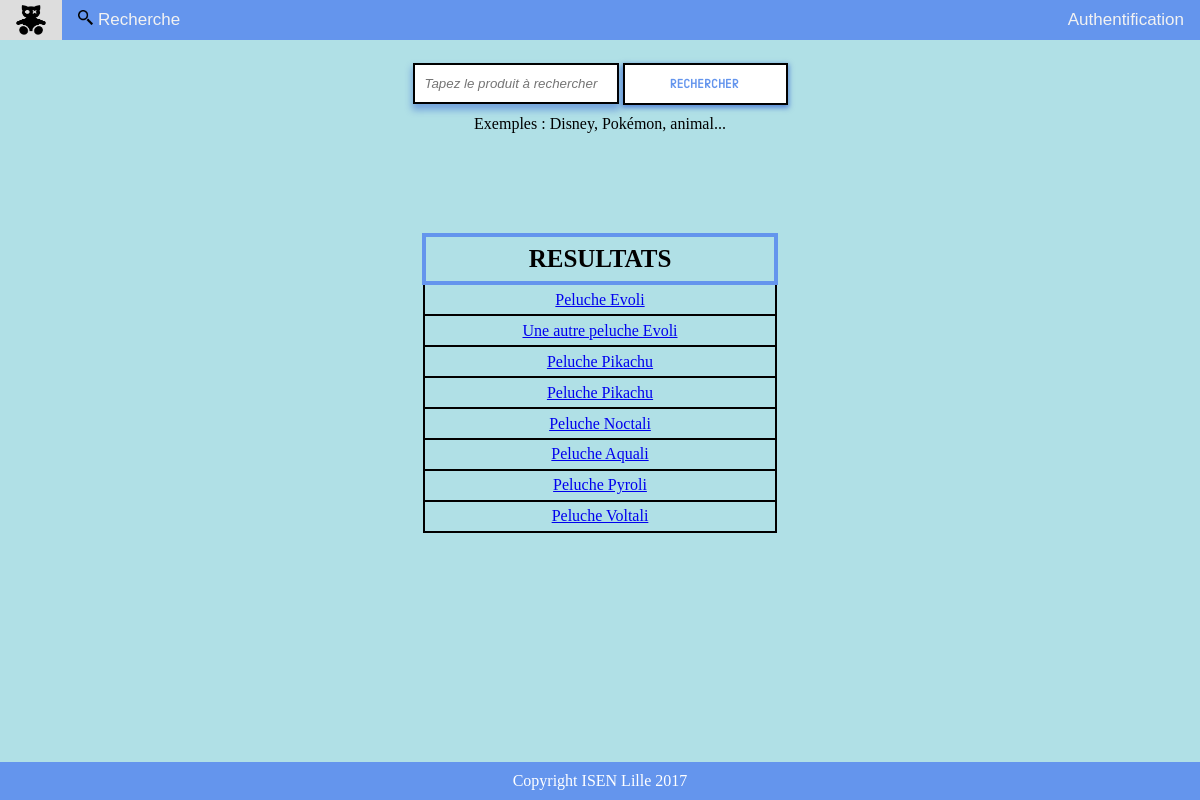
The app's page /page_search/index.php with its own data.
### tables this page shows
CREATE TABLE IF NOT EXISTS `products` (
  `productid` int(11) NOT NULL AUTO_INCREMENT,
  `categorie` varchar(255) NOT NULL,
  `nom_produit` varchar(255) NOT NULL,
  `description` varchar(255) NOT NULL,
  `image` varchar(255) NOT NULL,
  `prix` float NOT NULL,
  PRIMARY KEY (`productid`)
);

### page_search/index.php (called while the page is built)
<?php
require 'model.php';
$reponse_BDD=getResponse();
$contenu_de_la_reponse_de_la_recherche= afficherPeluches($reponse_BDD);
require 'view.php';

### modelStore.php (called while the page is built, shortened)
<?php
	function rechercherToutesLesPeluches()
	{
		try{
			$db = connectDB();
			$sql = 'SELECT * FROM products';
			$query = $db->query($sql);
			return $query;
		}
		catch (PDOException $e){
			echo ('Erreur: ' .$e->getMessage());
		}
	}
?>

### page_search/model.php (the view, shortened to what this page needs)
<?php
require('../modelStore.php');
function getResponse() {
    $reponse="";
    if(empty($reponse)) {
        $reponse = rechercherToutesLesPeluches();
    }
    return $reponse;
}
function afficherPeluches($reponse) {
    if (!empty($reponse)) {
        foreach ($reponse as $row) {
            echo('<tr><td><a href="../page_product/index.php?productid=' . $row['productid'] . '">' . $row['nom_produit'] . '</a></td></tr>');
        }
        return ob_get_clean();
    }
}

### style.css (style rules this page uses)
body { background-color: powderblue; margin-bottom: 90px; }
footer { background-color: cornflowerblue; text-align: center; color: white; margin-top: 50px; padding: 10px; }
td { border: 2px solid black; }

### records on screen
products: nom_produit "Peluche Evoli"
products: nom_produit "Une autre peluche Evoli"
products: nom_produit "Peluche Pikachu"
products: nom_produit "Peluche Pikachu"
products: nom_produit "Peluche Noctali"
products: nom_produit "Peluche Aquali"
products: nom_produit "Peluche Pyroli"
products: nom_produit "Peluche Voltali"
